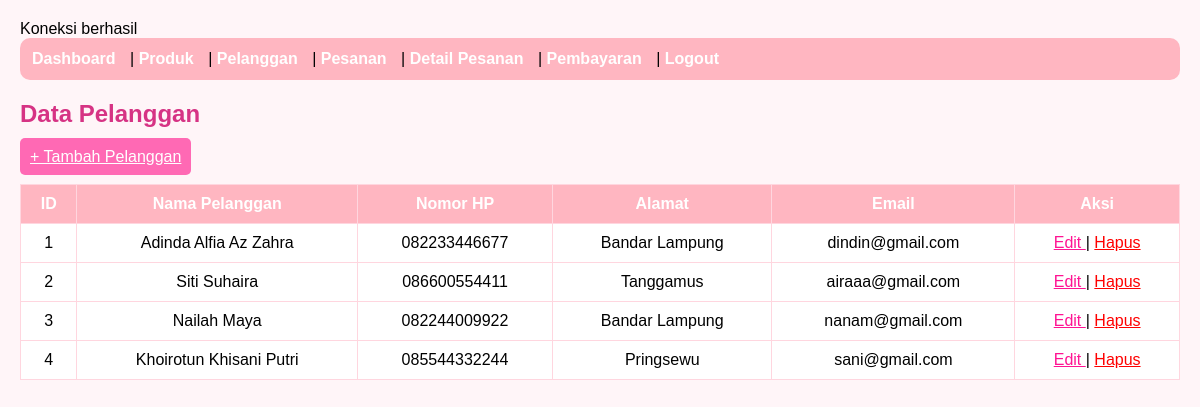
/flower_shop/pelanggan.php (signed in), run on the app's committed database.
### tables this page shows
CREATE TABLE `pelanggan` (
  `id_pelanggan` int NOT NULL,
  `nama_pelanggan` varchar(100) DEFAULT NULL,
  `nomor_hp` varchar(15) DEFAULT NULL,
  `alamat` text,
  `email` varchar(100) DEFAULT NULL
);

### flower_shop/pelanggan.php (the view, shortened to what this page needs)
<?php
include "koneksi.php";
$query = mysqli_query($conn, "SELECT * FROM pelanggan");
?>
<!DOCTYPE html>
<html>
<head>
</head>
<body>
<div class="menu">
<a href="dashboard.php">Dashboard</a> |
<a href="index.php">Produk</a> |
<a href="pelanggan.php">Pelanggan</a> |
<a href="pesanan.php">Pesanan</a> |
<a href="detail_pesanan.php">Detail Pesanan</a> |
<a href="pembayaran.php">Pembayaran</a> |
<a href="logout.php">Logout</a>
</div>
<h2> Data Pelanggan </h2>
<a href="tambah_pelanggan.php" class="btn-tambah">
+ Tambah Pelanggan
</a>
<br><br>
<table>
    <tr>
        <th>ID</th>
        <th>Nama Pelanggan</th>
        <th>Nomor HP</th>
        <th>Alamat</th>
        <th>Email</th>
        <th>Aksi</th>
    </tr>
    <?php while($data = mysqli_fetch_assoc($query)) { ?>
    <tr>
        <td><?= $data['id_pelanggan']; ?></td>
        <td><?= $data['nama_pelanggan']; ?></td>
        <td><?= $data['nomor_hp']; ?></td>
        <td><?= $data['alamat']; ?></td>
        <td><?= $data['email']; ?></td>
        <td>
            <a class="btn-edit"
            href="edit_pelanggan.php?id=<?= $data['id_pelanggan']; ?>">
            Edit
            </a>
            |
            <a class="btn-hapus"
            href="hapus_pelanggan.php?id=<?= $data['id_pelanggan']; ?>"
            onclick="return confirm('Yakin ingin menghapus pelanggan?')">
            Hapus
            </a>
        </td>
    </tr>
    <?php } ?>
</table>
</body>
</html>

### flower_shop/pelanggan.php (style rules this page uses)
body { font-family: Arial, sans-serif; margin: 20px; background-color: #fff5f8; }
.menu { background-color: #ffb6c1; padding: 12px; border-radius: 10px; margin-bottom: 20px; }
.menu a { text-decoration: none; color: white; font-weight: bold; margin-right: 10px; }
table { width: 100%; border-collapse: collapse; background-color: white; }
th { background-color: #ffb6c1; color: white; }
th, td { border: 1px solid #ffd6df; padding: 10px; text-align: center; }
h2 { color: #d63384; }
.btn-tambah { background-color: #ff69b4; color: white; padding: 10px; border-radius: 5px; }
.btn-edit { color: #ff1493; }
.btn-hapus { color: red; }

### data on the page
pelanggan: id_pelanggan "1", nama_pelanggan "Adinda Alfia Az Zahra", nomor_hp "082233446677", alamat "Bandar Lampung", email "dindin@gmail.com"
pelanggan: id_pelanggan "2", nama_pelanggan "Siti Suhaira", nomor_hp "086600554411", alamat "Tanggamus", email "airaaa@gmail.com"
pelanggan: id_pelanggan "3", nama_pelanggan "Nailah Maya", nomor_hp "082244009922", alamat "Bandar Lampung", email "nanam@gmail.com"
pelanggan: id_pelanggan "4", nama_pelanggan "Khoirotun Khisani Putri", nomor_hp "085544332244", alamat "Pringsewu", email "sani@gmail.com"
